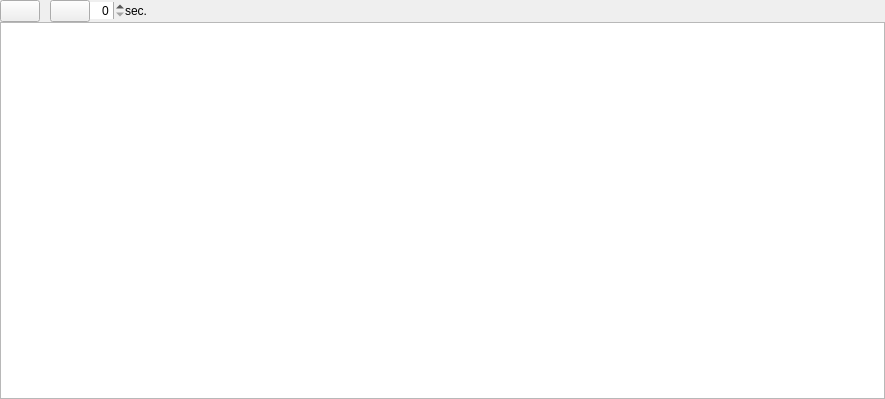
<?xml version="1.0" encoding="UTF-8"?>
<ui version="4.0">
  <class>DlgAutoSuggestions</class>
  <widget class="QWidget" name="DlgAutoSuggestions">
    <property name="geometry">
      <rect>
        <x>0</x>
        <y>0</y>
        <width>885</width>
        <height>399</height>
      </rect>
    </property>
    <property name="windowTitle">
      <string>Auto DJ</string>
    </property>
    <layout class="QVBoxLayout" name="verticalLayout">
      <property name="spacing">
        <number>0</number>
      </property>
      <property name="leftMargin">
        <number>0</number>
      </property>
      <property name="topMargin">
        <number>0</number>
      </property>
      <property name="rightMargin">
        <number>0</number>
      </property>
      <property name="bottomMargin">
        <number>0</number>
      </property>
      <item>
        <widget class="QWidget" name="LibraryFeatureControls">
          <layout class="QHBoxLayout" name="horizontalLayout">
            <property name="spacing">
              <number>0</number>
            </property>
            <property name="leftMargin">
              <number>0</number>
            </property>
            <property name="topMargin">
              <number>0</number>
            </property>
            <property name="rightMargin">
              <number>0</number>
            </property>
            <property name="bottomMargin">
              <number>0</number>
            </property>
            <item>
              <widget class="QPushButton" name="pushButtonAutoSuggestions">
                <property name="focusPolicy">
                  <enum>Qt::NoFocus</enum>
                </property>
                <property name="sizePolicy">
                  <sizepolicy hsizetype="Preferred" vsizetype="Fixed">
                    <horstretch>0</horstretch>
                    <verstretch>0</verstretch>
                  </sizepolicy>
                </property>
                <property name="checkable">
                  <bool>true</bool>
                </property>
              </widget>
            </item>
            <item>
              <spacer name="horizontalSpacer_1">
                <property name="orientation">
                  <enum>Qt::Horizontal</enum>
                </property>
                <property name="sizeType">
                  <enum>QSizePolicy::Fixed</enum>
                </property>
                <property name="sizeHint" stdset="0">
                  <size>
                    <width>10</width>
                    <height>1</height>
                  </size>
                </property>
              </spacer>
            </item>
            <item>
              <widget class="QPushButton" name="pushButtonCheckNow">
                <property name="focusPolicy">
                  <enum>Qt::NoFocus</enum>
                </property>
                <property name="sizePolicy">
                  <sizepolicy hsizetype="Preferred" vsizetype="Fixed">
                    <horstretch>0</horstretch>
                    <verstretch>0</verstretch>
                  </sizepolicy>
                </property>
              </widget>
            </item>
            <item>
              <widget class="QSpinBox" name="spinBoxRefreshRate">
                <property name="sizePolicy">
                  <sizepolicy hsizetype="Fixed" vsizetype="Fixed">
                    <horstretch>0</horstretch>
                    <verstretch>0</verstretch>
                  </sizepolicy>
                </property>
                <property name="frame">
                  <bool>false</bool>
                </property>
                <property name="alignment">
                  <set>Qt::AlignRight|Qt::AlignTrailing|Qt::AlignVCenter</set>
                </property>
                <property name="minimum">
                  <number>0</number>
                </property>
              </widget>
            </item>
            <item>
              <widget class="QLabel" name="labelRefreshRateAppendix">
                <property name="text">
                  <string>sec.</string>
                </property>
              </widget>
            </item>
            <item>
              <spacer name="horizontalSpacer_2">
                <property name="orientation">
                  <enum>Qt::Horizontal</enum>
                </property>
                <property name="sizeType">
                  <enum>QSizePolicy::Fixed</enum>
                </property>
                <property name="sizeHint" stdset="0">
                  <size>
                    <width>10</width>
                    <height>1</height>
                  </size>
                </property>
              </spacer>
            </item>
            <item>
              <spacer name="horizontalSpacer_3">
                <property name="orientation">
                  <enum>Qt::Horizontal</enum>
                </property>
                <property name="sizeHint" stdset="0">
                  <size>
                    <width>1</width>
                    <height>20</height>
                  </size>
                </property>
              </spacer>
            </item>
            <item>
              <widget class="QLabel" name="labelSelectionInfo">
                <property name="text">
                  <string/>
                </property>
              </widget>
            </item>
          </layout>
        </widget>
      </item>
      <item>
        <widget class="QTableView" name="m_pTrackTablePlaceholder">
          <property name="showGrid">
            <bool>true</bool>
          </property>
        </widget>
      </item>
    </layout>
  </widget>
  <resources>
    <include location="../../../res/mixxx.qrc"/>
  </resources>
  <connections/>
</ui>
